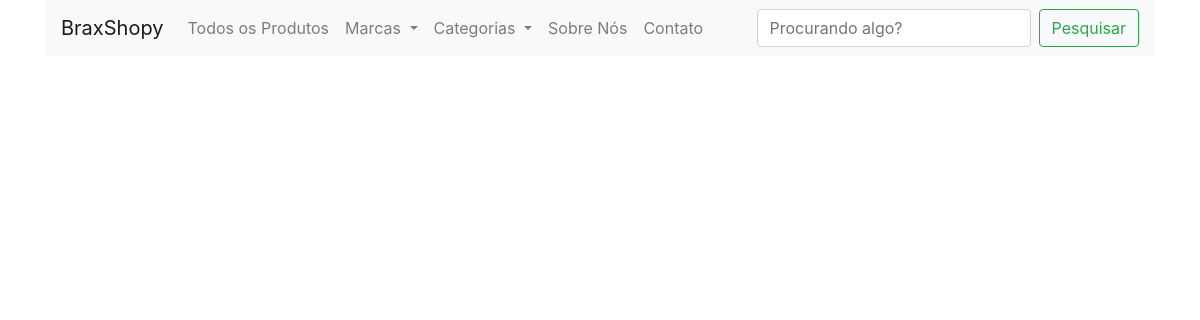
The app's page /marca/1, older data.
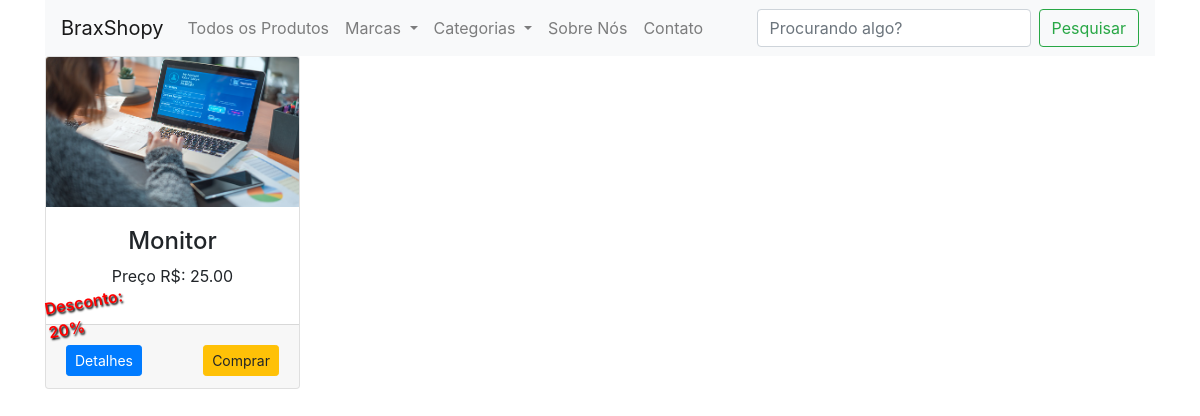
The same page, newer data.
### shop/products/models.py (models this page shows, shortened)
class Produtos(db.Model):
    id = db.Column(db.Integer, primary_key=True)
    name = db.Column(db.String(80), nullable=False)
    price = db.Column(db.Numeric(10,2), nullable=False)
    discount = db.Column(db.Integer, default=0)
    stock = db.Column(db.Integer, nullable=False)
    colors = db.Column(db.Text, nullable=False)
    description = db.Column(db.Text, nullable=False)
    pub_date = db.Column(db.DateTime, nullable=False, default=datetime.utcnow)
    marca_id = db.Column(db.Integer, db.ForeignKey('marcas.id', ondelete='CASCADE'), nullable=False)
    marca = db.relationship('Marcas', backref=db.backref('marcas', lazy=True))
    categoria_id = db.Column(db.Integer, db.ForeignKey('categorias.id', ondelete='CASCADE'), nullable=False)
    categoria = db.relationship('Categorias', backref=db.backref('categorias', lazy=True))
    img1 = db.Column(db.String(150), nullable=False, default="image.jpeg")
    img2 = db.Column(db.String(150), nullable=False, default="image.jpeg")
    img3 = db.Column(db.String(150), nullable=False, default="image.jpeg")

### shop/products/routes.py (the view)
@app.route('/marca/<int:id>')
def get_marca(id):
    marca = Produtos.query.filter_by(marca_id=id)
    categorias = Categorias.query.join(
        Produtos, (Categorias.id == Produtos.categoria_id)).all()
    marcas = Marcas.query.join(
        Produtos, (Marcas.id == Produtos.marca_id)).all()
    return render_template('/products/index.html', marca=marca, marcas=marcas, categorias=categorias, title="Add title dps")

### shop/templates/products/index.html (shortened to what this page needs)
{% extends "layout.html" %}
{% block content %}
<div class="container">
  <div class="row">
    {% if marca %}
    {% for m in marca %}
    <div class="col-md-3">
      <div class="card">
        <img src="{{url_for('static', filename='images/' + m.img1)}}" class="card-img-top" height="150" alt="">
        <div class="card-body">
          {% if m.discount > 0 %}
          <p
            style="text-shadow: 1px 2px 2px #000; color: #f00; transform: rotate(-10deg); position: absolute; top: 70%; right: 65%; font-weight: 600;">
            Desconto: {{m.discount}}%</p>
          {% endif %}
          <h4 class="text-center">{{m.name}}</h4>
          <p class="text-center">Preço R$: {{m.price}}</p>
        </div>
        <div class="card-footer">
          <a href="#" class="float-left btn btn-sm btn-primary mt-2">Detalhes</a>
          <a href="#" class="float-right btn btn-sm btn-warning mt-2">Comprar</a>
        </div>
      </div>
    </div>
    {% endfor %}
    {% endif %}
  </div>
</div>
{% endblock content %}

Row changes from the older to the newer data that the page shows:
now on this page (row edited): Produtos: img1 (picture), discount "20", name "Monitor", price "25.00"
